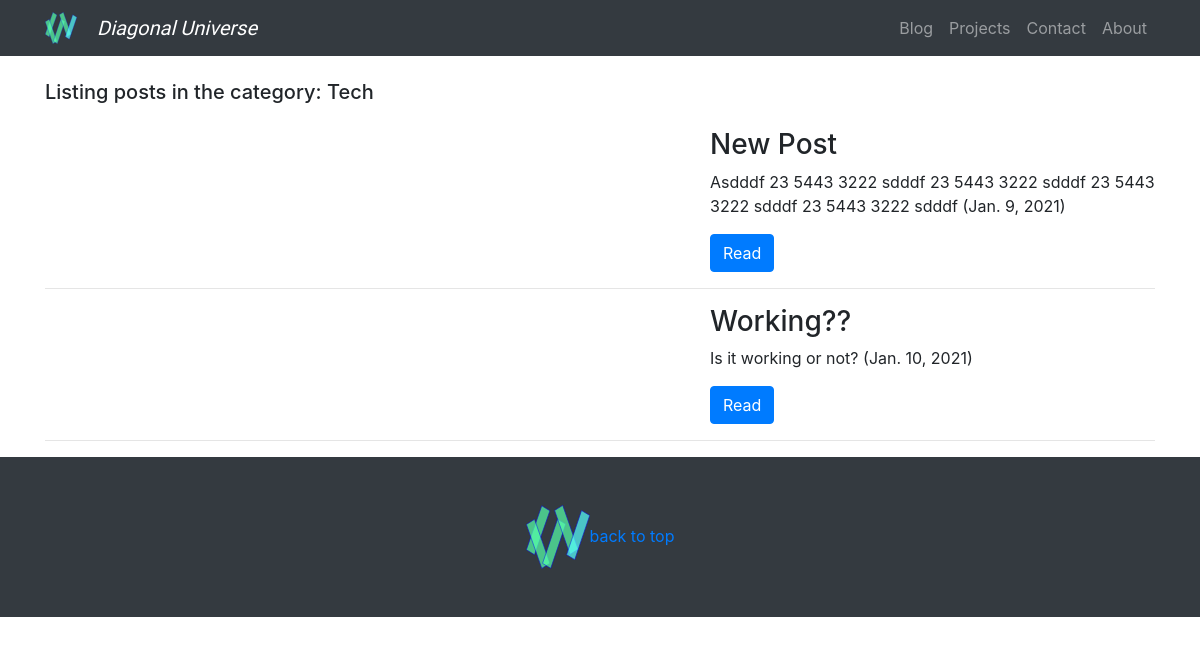
/post_list/Tech/, run on an earlier commit of the app's database.
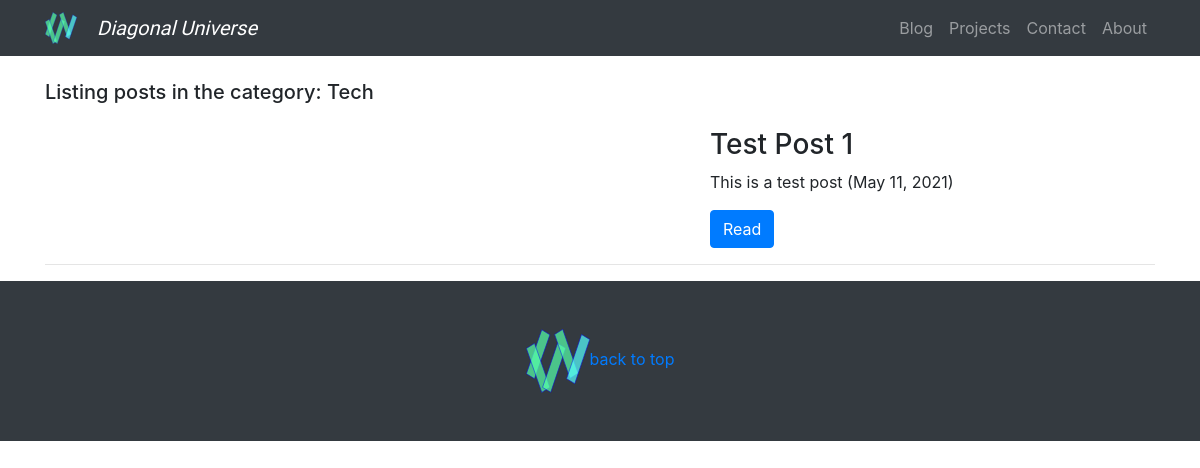
And on a later commit of the database.
### post/models.py (models this page shows)
class Post(models.Model):
    TECH = 'Tech'
    TUTORIALS = 'Tutorials'
    PROJECTS = 'Projects'
    COMPUTING = 'Computing'
    CULTURE = 'Culture'
    CATEGORYS = (
        (TECH, 'Tech'),
        (TUTORIALS, 'Tutorials'),
        (PROJECTS, 'Projects'),
        (COMPUTING, 'Computing'),
        (CULTURE, 'Culture'),
    )
    title = models.CharField(max_length=100)
    slug = models.SlugField(max_length=100, default="None")
    topImage = models.CharField(max_length=100, default="No image")
    subtitle = models.TextField(max_length=300, default="No subtitle")
    category = models.CharField(max_length=20, choices=CATEGORYS, default=TECH)
    date = models.DateField(default=datetime.now)
    text1 = models.TextField(max_length=7000, default="No text")
    text2 = models.TextField(max_length=7000, default="No text")
    video = models.CharField(max_length=100, default="No video for this post")

### post/views.py (the view)
# urls.py: path("post_list/<cat>/", views.post_list, name="post_list"),
def post_list(request, cat):
    if cat == 'Projects':
        title = "Some of the projects I have worked on..."
    else:
        title = "Listing posts in the category: " + cat
    if cat == 'all_new_to_old':
        postList = Post.objects.all().order_by('-date')
        title = "All posts, newest first..."
    elif cat == 'all_old_to_new':
        postList = Post.objects.all().order_by('date')
        title = "All posts, oldest first..."
    else:
        postList = Post.objects.filter(category = cat)
    return render(request, "post/post_list.html", {'postList': postList, 'title': title})

### post/templates/post/post_list.html (shortened to what this page needs)
{% extends 'base.html' %}
{% block post_list %}
<div class="container">
    <h5 class="my-4">{{ title }}</h5>
    {% for post in postList %}
    <div class="row">
        <div class="col-md-7">
        </div>
        <div class="col-md-5">
            <h3>{{ post.title }}</h3>
            <p>{{ post.subtitle }} ({{ post.date }})</p>
            <a class="btn btn-primary" href="{% url 'view_post' slug=post.slug %}">Read</a>
        </div>
    </div>
    <hr>
    {% endfor %}
</div>
{% endblock %}

### templates/base.html (shortened to what this page needs)
<!DOCTYPE html>
<html lang="en">
<head>
  {% load static %}
  <link href="{% static 'vendor/bootstrap/css/bootstrap.min.css' %}" rel="stylesheet">
  <link href="{% static 'css/blog-post.css' %}" rel="stylesheet">
  <link href="{% static 'css/styles.css' %}" rel="stylesheet">
  <link rel="stylesheet" href="https://cdnjs.cloudflare.com/ajax/libs/font-awesome/4.7.0/css/font-awesome.min.css">
</head>
<body>
  {% block post_list %}
  {% endblock %}
  <nav class="navbar navbar-expand-lg navbar-dark bg-dark fixed-top">
    <div class="container">
      <a href="{% url 'view_post' %}"><img src="{% static 'icon.svg' %}" alt="DU icon" height="32" width="32" /></a>
      <a class="navbar-brand titleText" href="{% url 'view_post' %}">Diagonal Universe</a>
      <div class="collapse navbar-collapse" id="navbarResponsive">
        <ul class="navbar-nav ml-auto">
          <li class="nav-item {% ifequal request.path '/' %} active {% endifequal %}">
            <a class="nav-link" href="{% url 'view_post' %}">Blog
            </a>
          </li>
          <li class="nav-item {% ifequal request.path '/post_list/Projects/' %} active {% endifequal %}">
            <a class="nav-link" href="{% url 'post_list' cat='Projects' %}">Projects</a>
          </li>
          <li class="nav-item {% ifequal request.path '/contact/' %} active {% endifequal %}">
            <a class="nav-link" href="{% url 'contact' %}">Contact</a>
          </li>
          <li class="nav-item {% ifequal request.path '/about' %} active {% endifequal %}">
            <a class="nav-link" href="{% url 'about' %}">About</a>
          </li>
        </ul>
      </div>
    </div>
  </nav>
  <footer class="py-5 bg-dark">
    <div class="container text-center">
      <a href="#top"><img src="{% static 'icon.svg' %}" alt="DU icon" height="64" width="64" />back to top</a>
    </div>
  </footer>
</body>
</html>

### staticfiles/css/blog-post.css (style rules this page uses)
body { padding-top: 56px; }

### staticfiles/css/styles.css (style rules this page uses)
.titleText { font-family: 'Russo One', sans-serif; margin-left: 20px; font-style: italic; }

What changed in the data, as far as the page shows it:
removed Post: title "New Post", subtitle "Asdddf 23 5443 3222 sdddf 23 5443 3222 sdddf 23 5443 3222 sdddf 23 5443 3222 sdddf", date "Jan. 9, 2021"
removed Post: title "Working??", subtitle "Is it working or not?", date "Jan. 10, 2021"
added Post: title "Test Post 1", subtitle "This is a test post", date "May 11, 2021"
